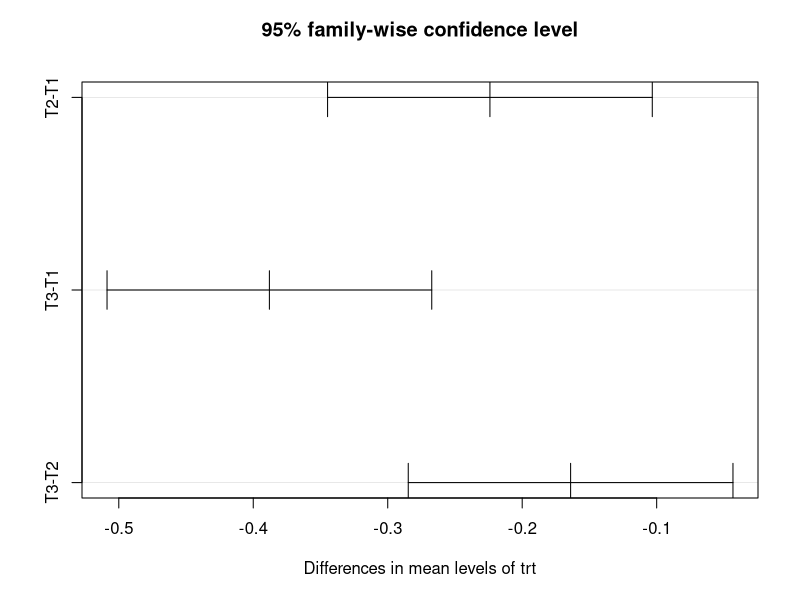
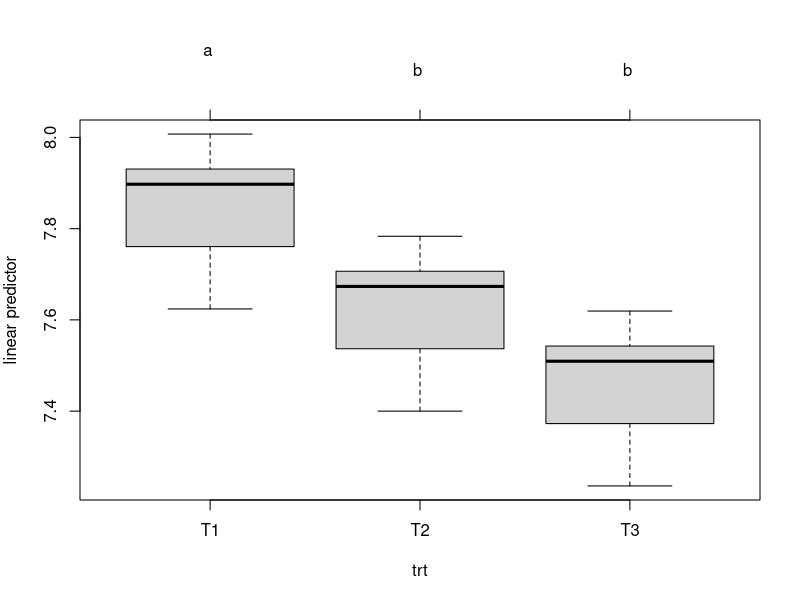

Reproduce these figures in R, in order.
#https://github.com/LambdaLambdaLambda/Stat-R-UNIPD/blob/master/scripts/anova2.md
#Complete Randomized Block Design
#18 gennaio 2023, mattina

rm(list = ls())
# Create Dataframe
trt=c("T1","T1","T1","T1","T1","T2","T2","T2","T2","T2","T3","T3","T3","T3","T3")
litter=c("1","2","3","4","5","1","2","3","4","5","1","2","3","4","5")
y=c(7.86,8.00,7.93,7.62,7.81,7.76,7.73,7.74,7.43,7.44,7.46,7.68,7.51,7.21,7.42)
#y is the response variable

rcbd<-data.frame(trt,
                 litter,
                 y,
                 stringsAsFactors = TRUE)

fm<-aov(y ~ trt + litter, data = rcbd) # Fit the ANOVA
summary(fm)                            # ANOVA Table

tm<-lm(y ~  trt + litter, data = rcbd) # Fit the linear model
summary(tm)                            # Linear Model Summary

# Before doing the ANOVA we should perform the normality tests (Shapiro, Levene)
# the results give Multiple R-squared:  0.9484,	Adjusted R-squared:  0.9097 
#That indicates that there is a significance but we still do not know which factors give the largest
# significance
# The p-value: 9.763e-05 of the F-statistic tells us that there is a high significance of at least one factor
# in the response variable

library(multcomp)

TukeyHSD(fm,"trt")         # Tukey test for the treatment factor

# This gives   
# diff  lwr         upr     p adj
#T2-T1 -0.224 -0.3447362 -0.10326382 0.0018520
#T3-T1 -0.388 -0.5087362 -0.26726382 0.0000418
#T3-T2 -0.164 -0.2847362 -0.04326382 0.0115281

#since all [lwr, upr] intervals do not include 0, every difference is significant (even though
# with different significance values)

plot(TukeyHSD(fm,"trt"))   # Plot for tukey test
aggregate(rcbd$y, by=list(rcbd$trt), FUN = mean) # Means by group

par(mar=c(5,4,6,2)) # Change parameters for the plot margins
tuk <- glht(fm, linfct=mcp(trt="Tukey")) # Fit the general Linear Hypotheses
plot(cld(tuk, level=0.01),col="lightgrey") # Plot the mean differences

# with a level of significance of 0.01 the difference T3-T2 is not significant enough anymore

#There are three kinds of ANOVA:
# Type I gives more importance to the leftmost column corresponding to a factor
# the function aov performs ANOVA type I
# Type III gives the same importance to every column corresponding to a factor
# the function car performs ANOVA type III

library(car)
fm3 <- Anova(lm(y ~ trt + litter, data=rcbd), type=3)
summary(fm3) 
Anova(lm(y ~ trt + litter, data=rcbd), type=3)

library("emmeans")
